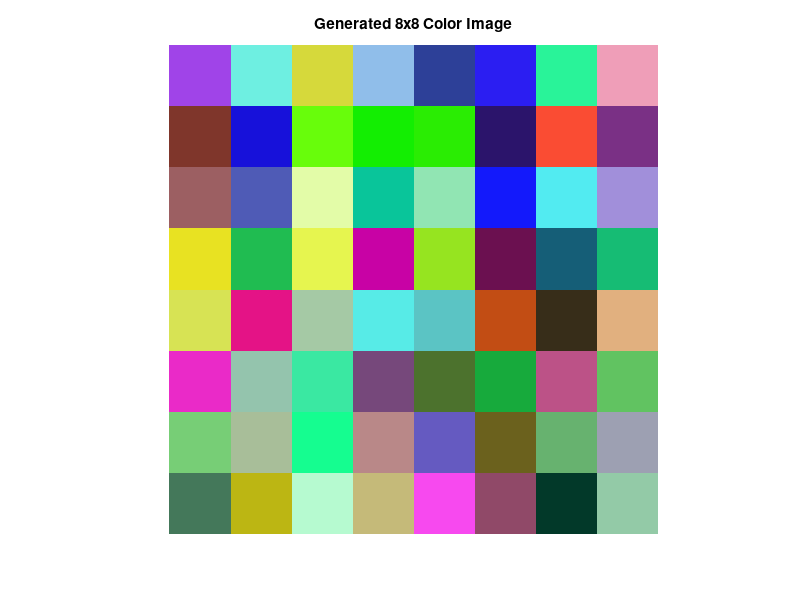

MATLAB code to generate this figure:
% Step 1: Create 8x8 matrices for Red, Green, and Blue channels
redChannel = uint8(randi([0, 255], 8, 8));   % Random values between 0 and 255
greenChannel = uint8(randi([0, 255], 8, 8));
blueChannel = uint8(randi([0, 255], 8, 8));

% Step 2: Combine channels into an 8x8x3 image
colorImage = cat(3, redChannel, greenChannel, blueChannel);

% Step 3: Display the image (optional)
imshow(colorImage);
title('Generated 8x8 Color Image');

% Step 4: Save the image
imwrite(colorImage, '8x8_color_image.png');
